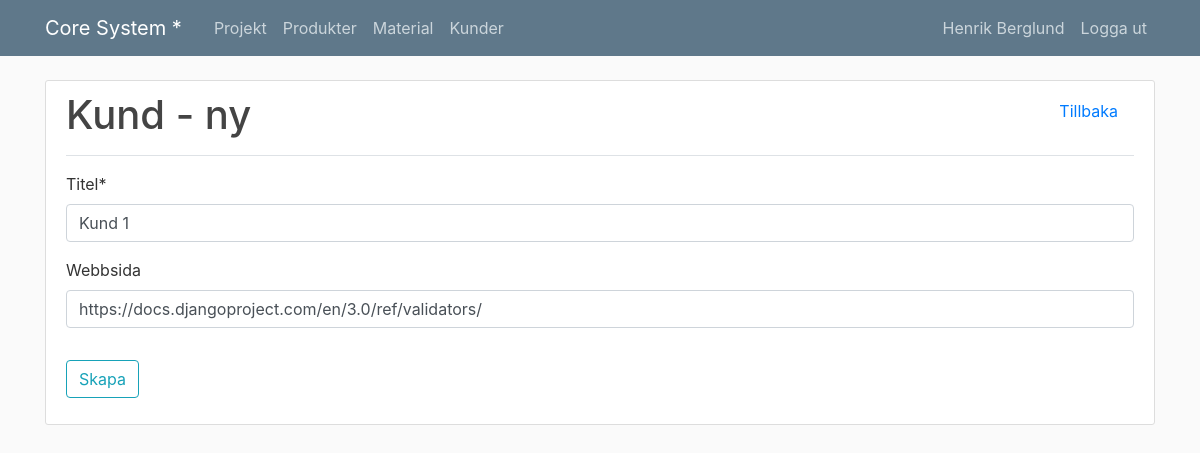
The page /customer/1/update/ (signed in) on the database its author committed.
### customers/models.py (models this page shows, shortened)
class Customer(models.Model):
    title = models.CharField(max_length=100, verbose_name="Titel")
    web_address = models.URLField(max_length=250, blank=True, verbose_name="Webbsida", default="")
    created_by = models.ForeignKey(User, on_delete=models.PROTECT)
    created_at = models.DateTimeField(auto_now_add=True)
    updated_at = models.DateTimeField(auto_now=True)

### customers/views.py (the view, shortened to what this page needs)
# urls.py: path('<int:pk>/update/', CustomerUpdateView.as_view(), name='customer-update'),
class CustomerUpdateView(LoginRequiredMixin, UpdateView):
    model = Customer
    fields = ['title', 'web_address', 'comment']

### customers/templates/customers/customer_form.html (shortened to what this page needs)
{% extends "core/base.html" %}
{% load crispy_forms_tags %}
{% block content %}
<div class="content-section">
    <h1 class="d-inline">Kund - ny</h1>
    {% if object %}
        <a class="nav-item nav-link float-right" href="{% url 'customer-detail' object.id %}">Tillbaka</a>
    {% else %}
        <a class="nav-item nav-link float-right" href="{% url 'customer-overview' %}">Tillbaka</a>
    {% endif %}
    <div class="border-top mt-3 mb-3"></div>
    <form method="POST">
        <fieldset class="form-group">
            {{ form|crispy }}
        </fieldset>
        <div class="form-group">
            <button class="btn btn-outline-info" type="submit">Skapa</button>
        </div>
    </form>
</div>
{% endblock  %}

### core/templates/core/base.html (shortened to what this page needs)
{% load static %}
<html>
<head>
    <link rel="stylesheet" href="https://maxcdn.bootstrapcdn.com/bootstrap/4.0.0/css/bootstrap.min.css"
>
    <link rel="stylesheet" type="text/css" , href="{% static 'core/main.css' %}">
</head>
<body>
<header class="site-header">
    <nav class="navbar navbar-expand-md navbar-dark bg-steel fixed-top">
        <div class="container">
            <a class="navbar-brand mr-4" href="{% url 'core-home' %}">Core System * </a>
            <div class="collapse navbar-collapse" id="navbarToggle">
                <div class="navbar-nav mr-auto">
                    {% if user.is_authenticated %}
                    <a class="nav-item nav-link" href="{% url 'project-overview' %}">Projekt</a>
                    <a class="nav-item nav-link" href="{% url 'product-overview' %}">Produkter</a>
                    <a class="nav-item nav-link" href="{% url 'material-overview' %}">Material</a>
                    <a class="nav-item nav-link" href="{% url 'customer-overview' %}">Kunder</a>
                    {% endif %}
                </div>
                <div class="navbar-nav">
                    {% if user.is_authenticated %}
                    <a class="nav-item nav-link" href="{% url 'profile' %}">{{ user.first_name }} {{ user.last_name}}</a>
                    <a class="nav-item nav-link" href="{% url 'logout' %}">Logga ut</a>
                    {% else %}
                    <a class="nav-item nav-link" href="{% url 'login' %}">Logga in</a>
                    {% endif %}
                </div>
            </div>
        </div>
    </nav>
</header>
<main role="main" class="container">
    {% block content %}{% endblock %}
</main>
</body>
</html>

### core/static/core/main.css (style rules this page uses)
body { background: #fafafa; color: #333333; margin-top: 5rem; }
h1, h2, h3, h4, h5, h6 { color: #444444; }
.bg-steel { background-color: #5f788a; }
.site-header .navbar-nav .nav-link { color: #cbd5db; }
.content-section { background: #ffffff; padding: 10px 20px; border: 1px solid #dddddd; border-radius: 3px; margin-bottom: 20px; }

### rows shown on the page
Customer: title "Kund 1", web_address "https://docs.djangoproject.com/en/3.0/ref/validators/"

### other values the page prints
{{ user.first_name }} "Henrik"
{{ user.last_name }} "Berglund"
